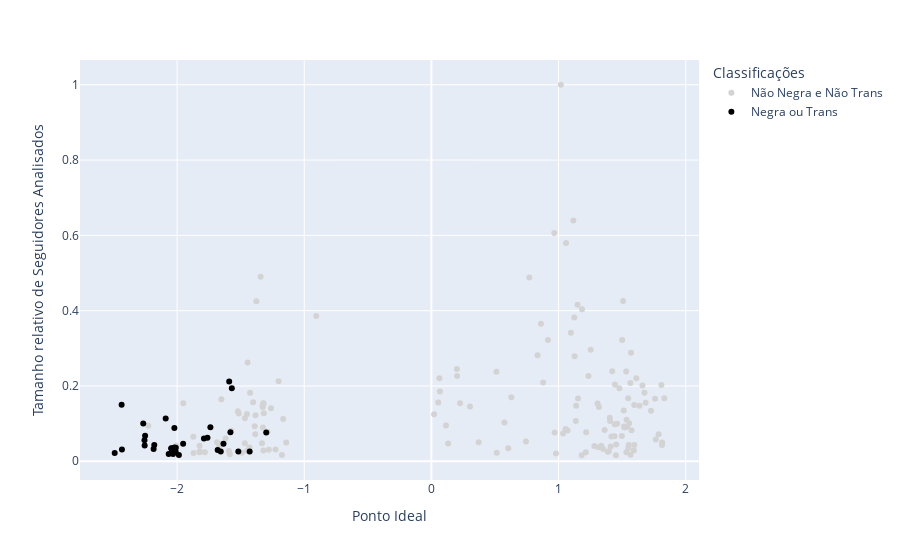

The notebook cell this image was saved under:
### Code cell
fig = px.scatter(df, x="ponto_ideal", 
                 y="seguidores_analisados_rel", 
                 color="intersec1_str",
                 color_discrete_sequence=['lightgrey', '#000000'],
                 hover_data=['nome', 'partido', 'profissoes'],
                 labels={'seguidores_analisados_rel':'Tamanho relativo de Seguidores Analisados', 
                         'ponto_ideal':'Ponto Ideal',
                         'posicao': 'Classificação',
                         'nome': 'Nome',
                         'partido': 'Partido',
                         'profissoes': 'Classificações',
                         'intersec1_str': 'Classificações'})
fig.show()

### Figure 1 — Plotly figure (JSON) as saved in the notebook; plotly's stock layout.template omitted (floating-point values rounded to 4 significant figures; data arrays with more than 128 entries replaced by an {"elided": "..."} marker saying what was removed)
{"data": [{"customdata": {"elided": "151x3 str values"}, "hovertemplate": "Classificações=%{customdata[2]}<br>Ponto Ideal=%{x}<br>Tamanho relativo de Seguidores Analisados=%{y}<br>Nome=%{customdata[0]}<br>Partido=%{customdata[1]}<extra></extra>", "legendgroup": "Não Negra e Não Trans", "marker": {"color": "lightgrey", "symbol": "circle"}, "mode": "markers", "name": "Não Negra e Não Trans", "orientation": "v", "showlegend": true, "type": "scatter", "x": {"elided": "151 float values"}, "xaxis": "x", "y": {"elided": "151 float values"}, "yaxis": "y"}, {"customdata": [["Andreza", "", "ativista negro, produtor cultural, youtuber, podcaster, jornalista"], ["Anielle Franco", "", "professor, jornalista, escritor, ativista negro"], ["Áurea Carolina", "PSOL", "político, ativista negro, acadêmico, cientista social"], ["Isabela Reis", "", "jornalista, ativista negro, podcaster, escritor"], ["Blogueiras Negras", "", "mídia, negro"], ["Dani Monteiro", "PSOL", "ativista negro, político"], ["Benedita da Silva", "PT", "político, professor, servidor público, assistente social, auxiliar de enfermagem"], ["Elza Soares", "", "ativista negro, músico"], ["ERIKA HILTON", "PSOL", "ativista negro, político, ativista trans"], ["gabrielle", "", "podcaster"], ["Geledés Instituto da Mulher Negra", "", "mídia, negro"], ["Bia Ferreira", "", "músico, ativista negro, ativista lésbica"], ["Instituto Marielle Franco", "", "organização, negro"], ["Suzane Jardim", "", "historiador, acadêmico, ativista negro"], ["Jurema Werneck", "", "ativista negro, médico, acadêmico"], ["Laerte Coutinho", "", "quadrinista, ativista trans"], ["Leci Brandão", "PCdoB", "político, músico"], ["Letícia Parks", "", "professor, político"], ["Linn da Quebrada", "", "artista, ativista negro, ativista trans, ator, roteirista, jornalista, músico"], ["negaluy", "", "ativista negro"], ["Erica Malunguinho", "PSOL", "ativista negro, político, ativista trans, artista, professor"], ["MC Carol", "PCdoB", "músico"], ["Mônica Francisco", "PSOL", "ativista negro, religioso, pastor evangélico, político, cientista social"], ["Monica Seixas", "PSOL", "político, ativista negro, ativista ecossocialista, jornalista, redator"], ["Preta Ijimú", "", "acadêmico, cientista político, podcaster, ativista negro, professor"], ["Nátaly Neri", "", "ativista negro, cientista social, ativista vegano, youtuber"], ["Renata Souza", "PSOL", "acadêmico, jornalista, político, ativista negro"], ["Sueli Carneiro", "", "acadêmico, ativista negro, filósofo, escritor"], ["Talíria Petrone", "PSOL", "político, professor, historiador, ativista negro"], ["Tati Nefertari", "", "universitário, ativista negro"], ["Ana Flor", "", "ativista trans, pedagogo, acadêmico"], ["Sher Machado", "", "ativista trans, ativista negro, físico, streamer"], ["Bueno.", "", "acadêmico, ativista negro"]], "hovertemplate": "Classificações=%{customdata[2]}<br>Ponto Ideal=%{x}<br>Tamanho relativo de Seguidores Analisados=%{y}<br>Nome=%{customdata[0]}<br>Partido=%{customdata[1]}<extra></extra>", "legendgroup": "Negra ou Trans", "marker": {"color": "#000000", "symbol": "circle"}, "mode": "markers", "name": "Negra ou Trans", "orientation": "v", "showlegend": true, "type": "scatter", "x": [-2.251, -1.738, -1.581, -2.046, -2.021, -1.656, -1.299, -1.761, -2.032, -2.185, -1.952, -2.255, -1.789, -2.066, -1.986, -1.59, -1.429, -2.036, -2.266, -2.011, -2.01, -2.021, -1.681, -1.518, -2.179, -2.436, -1.635, -2.045, -1.569, -2.256, -2.434, -2.491, -2.09], "xaxis": "x", "y": [0.0675, 0.09012, 0.07741, 0.03425, 0.03673, 0.02586, 0.07657, 0.06256, 0.01914, 0.0326, 0.04671, 0.04205, 0.06033, 0.01936, 0.01696, 0.2121, 0.02585, 0.02446, 0.1005, 0.02623, 0.03559, 0.08841, 0.0302, 0.02568, 0.04306, 0.1498, 0.04667, 0.03449, 0.1942, 0.05598, 0.03102, 0.02207, 0.1135], "yaxis": "y"}], "layout": {"legend": {"title": {"text": "Classificações"}, "tracegroupgap": 0}, "margin": {"t": 60}, "xaxis": {"anchor": "y", "domain": [0, 1], "title": {"text": "Ponto Ideal"}}, "yaxis": {"anchor": "x", "domain": [0, 1], "title": {"text": "Tamanho relativo de Seguidores Analisados"}}}}
